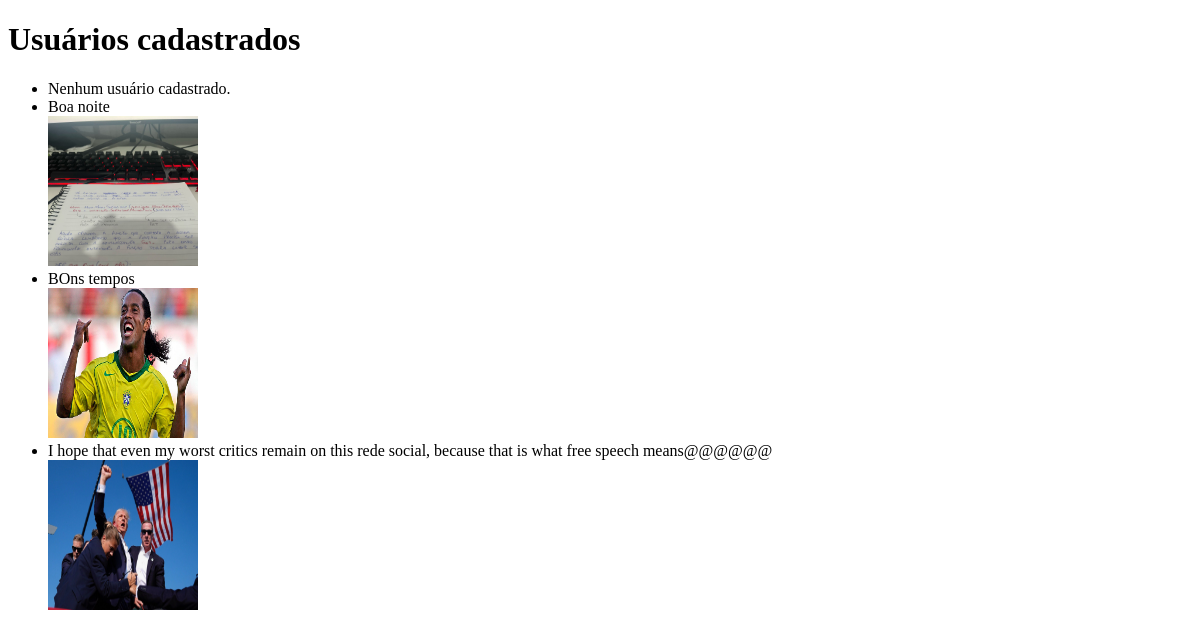
Before: /pagina-inicial/ with the older database file.
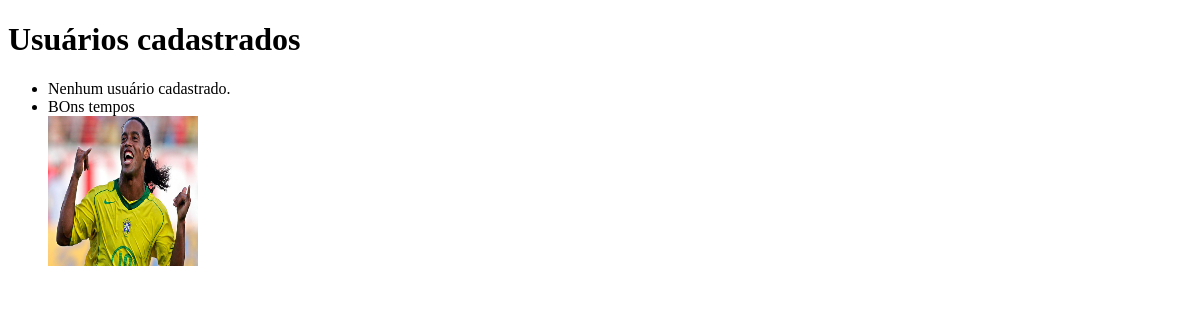
After: the same page with the newer database file.
### Social/models.py (models this page shows, shortened)
class Post(models.Model):
    author= models.ForeignKey(User, on_delete=models.CASCADE, )
    date = models.DateTimeField(auto_now=True, auto_created=True)
    text = models.TextField(max_length=2000)
    photo = models.ImageField(upload_to='media_post', null=True)

### Social/views.py (the view)
# urls.py: path('pagina-inicial/', PostListView.as_view(), name='post-list'),
class PostListView(ListView):
    model = Post
    template_name = 'users_list.html'
    context_object_name = 'posts'

### Social/templates/users_list.html (shortened to what this page needs)
<!DOCTYPE html>
<html lang="pt-br">
<head>
</head>
<body>
    <h1>Usuários cadastrados</h1>
    <ul>
    {% for user in users %}
        <li>{{ user.username }} - {{ post.text }}</li>
        {% with user.profile as profile %}
            {% if profile.photo and profile.photo.name %}
                <img src="{{ profile.photo.url }}" class="img-thumbnail" alt="Foto de Perfil" style="max-width: 200px;">
            {% else %}
                <p>Sem foto de perfil.</p>
            {% endif %}
        {% endwith %}
    {% empty %}
        <li>Nenhum usuário cadastrado.</li>
    {% endfor %}
    {% for post in posts %}
        <li>{{ post.text }} </li>
            {% if post.photo %}
                <img src="{{ post.photo.url }}" alt="Imagem do post" class="img-fluid post-image" width="150" height="150" >
            {% else %}
                <p>Sem foto</p>
            {% endif %}
    {% endfor %}
    </ul>
</body>
</html>

Changed rows visible on the page:
removed Post: text "Boa noite", photo (picture)
removed Post: text "I hope that even my worst critics remain on this rede social, because that is what free speech means@@@@@@", photo (picture)
